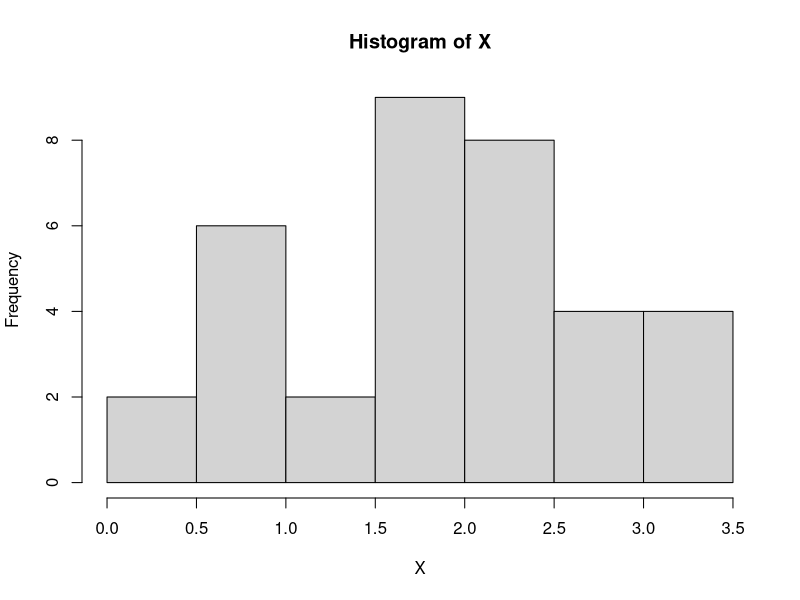
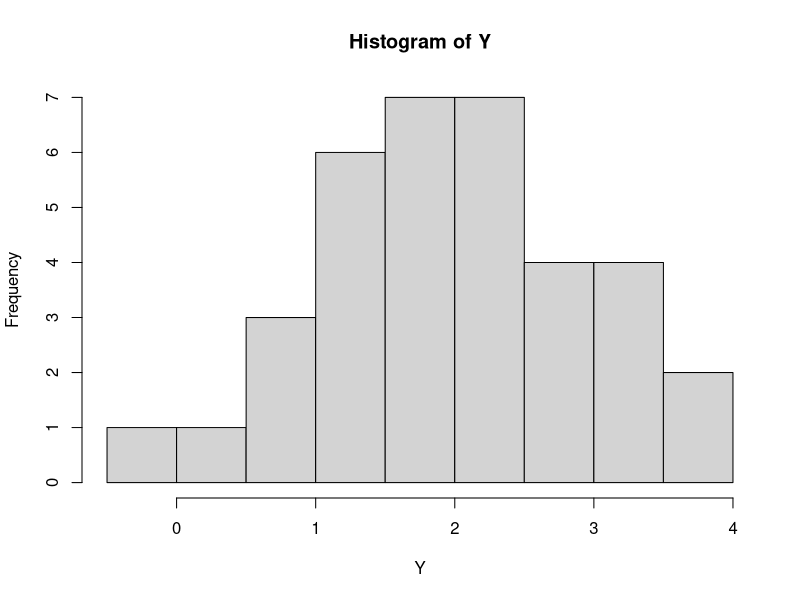
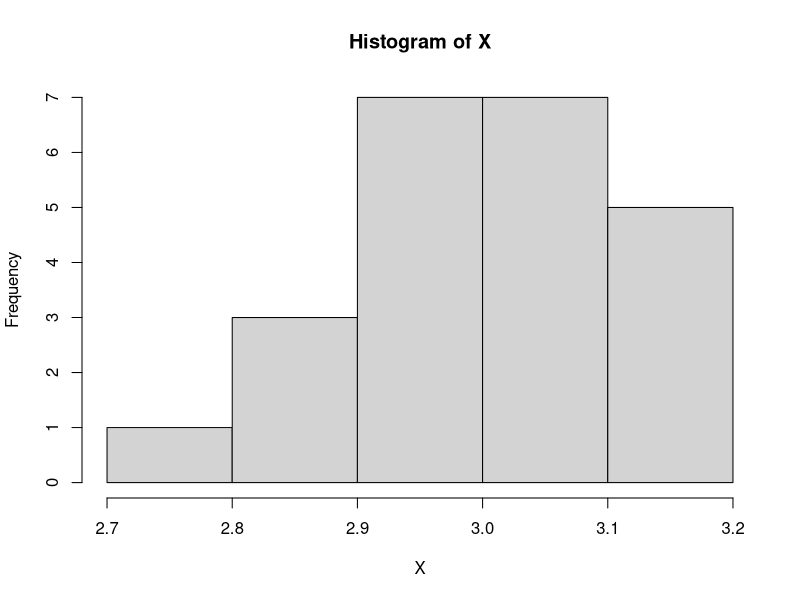
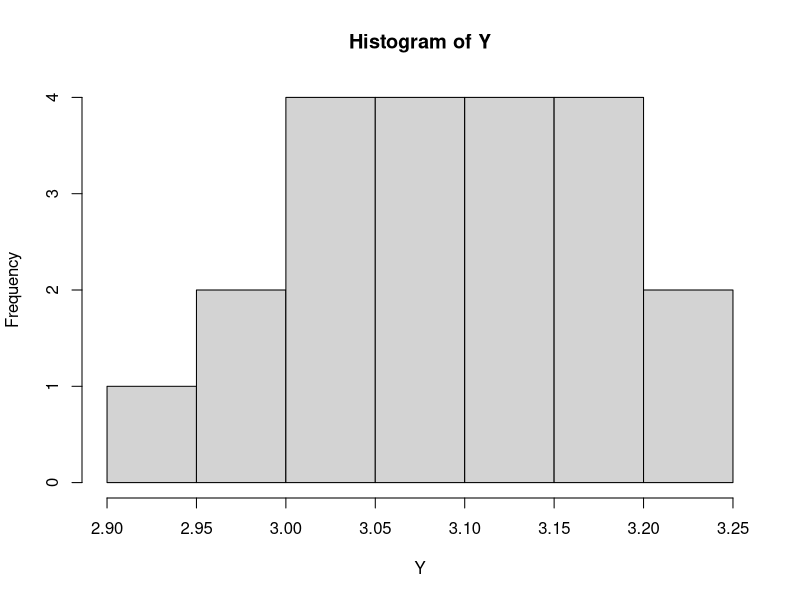
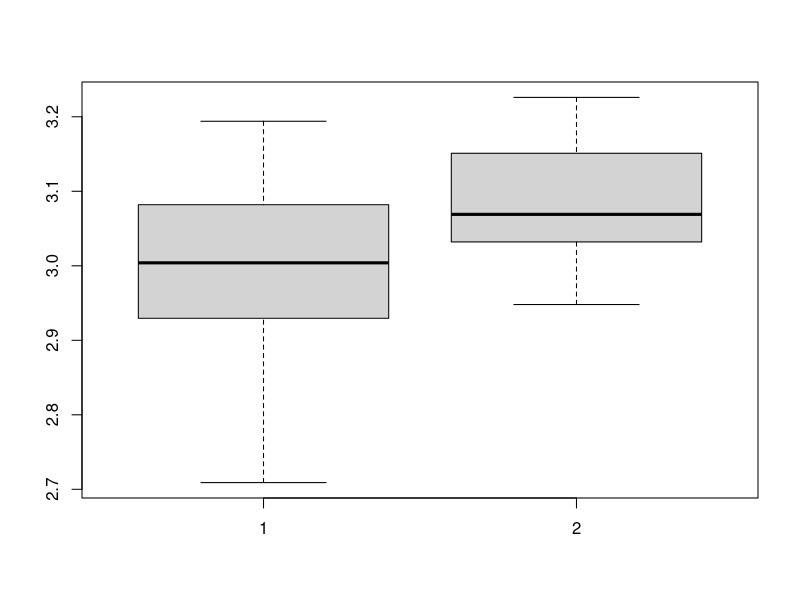
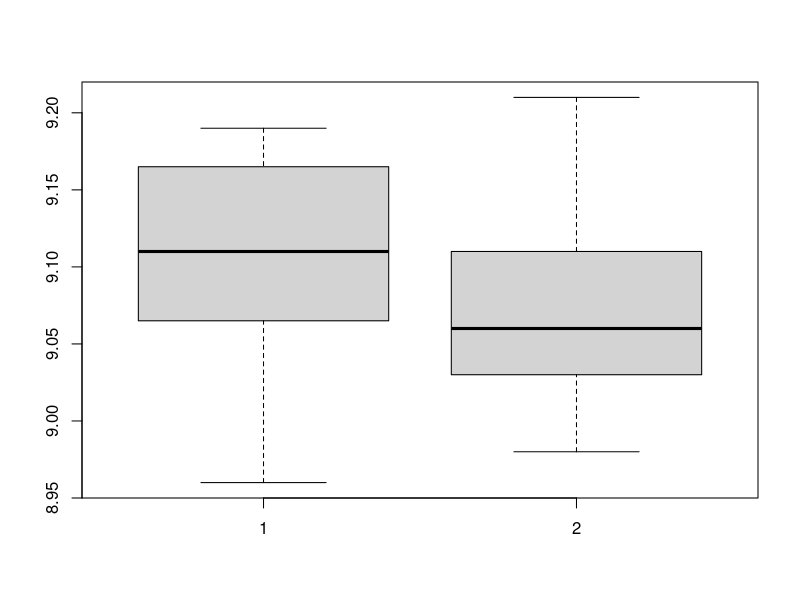

R code for these plots, in order:
## EJEMPLOS ####
# 1)
X<-c(1.81, 0.68, 3.25, 2.21, 0.78, 2.78, 3.20,
     1.95, 1.52, 0.85, 3.39, 0.87, 0.24, 2.06,
     2.72, 2.03, 1.55, 1.56, 0.47, 0.91, 1.93, 
     1.36, 2.82, 2.09, 1.72, 2.05, 2.43, 1.69,
     0.58, 1.06, 2.20, 2.64, 1.61, 3.06, 2.23)

Y<-c(2.72, 1.17, 1.80, 2.11, 2.05, 1.27, 2.45,
     3.87, 0.66, 2.24, 2.06, 1.67, 1.58, 3.76,
     2.65, 2.65, 3.13, 1.93, 1.69, 0.50, 0.85,
     3.03, 0.60, 1.12,-0.12, 1.61, 3.08, 1.50,
     1.44, 2.96, 3.24, 1.22, 2.32, 2.44, 1.66)

# a)

hist(X)
hist(Y)

Sp<- sqrt( (34*var(X)+34*var(Y))/68 )

t0<-(mean(X)-mean(Y))/(Sp*sqrt(2/35))
alpha<-0.05
qt(1-alpha/2,68)

abs(t0)>qt(1-alpha/2,68)

# b)

F0<-var(X)/var(Y)

alpha<-0.05
qf(alpha/2,34,34)
qf(1-alpha/2,34,34)

# 2) 

X<-c(3.004, 3.085, 3.040, 2.882, 2.867, 2.709,
     2.918, 3.008, 2.926, 2.957, 3.137, 3.166,
     3.079, 2.933, 3.009, 3.030, 2.957, 3.123,
     2.998, 2.870, 3.194, 3.120, 3.000)

Y<-c(3.025, 3.069, 2.948, 3.215, 3.116, 3.173,
     3.064, 3.158, 3.032, 3.029, 3.151, 3.050,
     2.979, 3.226, 3.180, 2.988, 3.113, 3.125,
     3.063, 3.129, 3.068)

# a)

Sp<- sqrt( (22*var(X)+20*var(Y))/42 )

t0<-(mean(X)-mean(Y))/(Sp*sqrt(1/21+1/23))
alpha<-0.01
qt(1-alpha/2,42)

abs(t0)>qt(1-alpha/2,42)

# b)

hist(X)
hist(Y)

boxplot(X,Y)

qt(1-alpha,42)

# 3)

X<-c(9.19, 9.18, 9.11, 9.06, 9.12, 9.11, 9.09,
     9.18, 9.15, 8.98, 8.96, 9.07, 9.19, 9.09,
     8.98)

Y<-c(9.21, 9.11, 9.09, 9.03, 9.03, 9.13, 8.98,
     9.00, 9.05, 9.07)

boxplot(X,Y)


F0<-var(X)/var(Y)

alpha<-0.01
qf(alpha/2,14,9)
qf(1-alpha/2,14,9)
